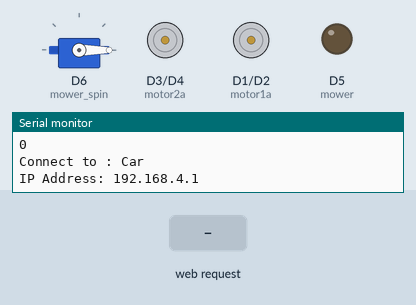
Recording of a sketch running on a simulated ESP8266 (NodeMCU). Shown: servo, motor-driver pin pairs drawn as motors (green arrow = first pin HIGH = forward, orange = second pin HIGH = backward, longer = more drive), output pins drawn as LEDs (lit = HIGH), the last lines printed to the serial monitor. Inputs (shaded band) come from the test bench.

Above: at 1.2 s.
1.3 s: HTTP request GET /go received
At 2.5 s:
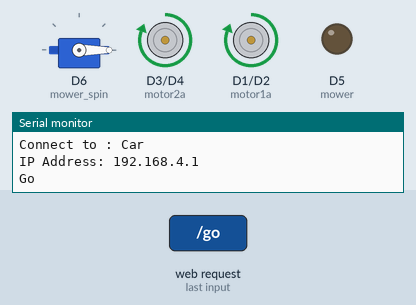
2.8 s: HTTP request GET /right received
At 3.7 s:
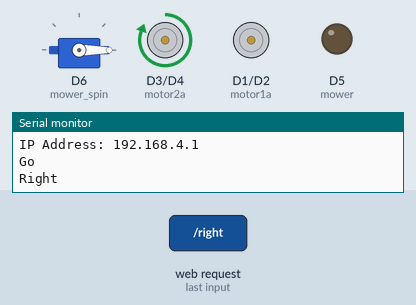
4.3 s: HTTP request GET /back received
At 4.9 s:
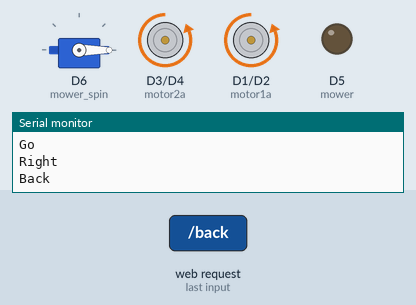
5.8 s: HTTP request GET /left received
At 7.0 s:
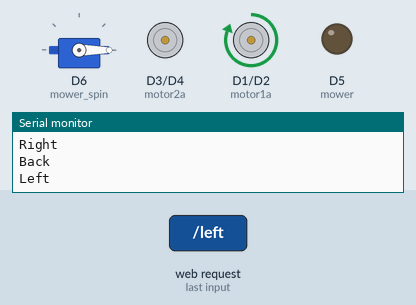
7.3 s: HTTP request GET /mower-open received
At 8.4 s:
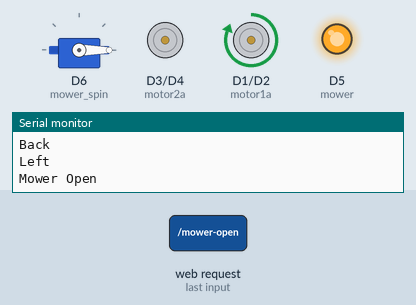
8.8 s: HTTP request GET /stop received
At 9.5 s:
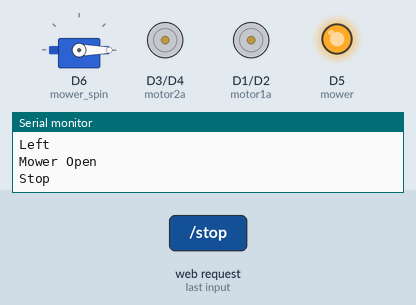
Timing chart, 0 to 11.3 s (numbered marks = the images above; inputs shaded):
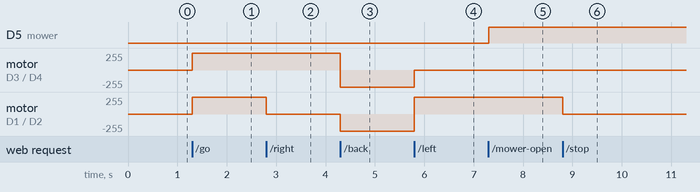

The sketch:

Cars.ino
```cpp
#include "ESP8266WiFi.h"
#include "ESPAsyncTCP.h"
#include "ESPAsyncWebServer.h"
#include <Servo.h>
Servo myservo; //ประกาศตัวแปรแทน Servo

const char *ssid = "Car";

AsyncWebServer server(80);

int motor1a = D1;
int motor1b = D2;
int motor2a = D3;
int motor2b = D4;
int mower = D5;
int mower_spin = D6;
int MOWER = 0;
int MOWER_SPIN = 0;

const char index_html[] PROGMEM = R"rawliteral(
  <html>
      <head>
          <meta name="viewport" content="width=device-width, initial-scale=1, maximum-scale=1, user-scalable=no;" />
          <style>
              * {
                  text-align: center;
                  -webkit-user-select: none;
                  -webkit-touch-callout: none;
                  -moz-user-select: none;
                  -ms-user-select: none;
                  user-select: none;
              }
              button {
                  width: 120px;
                  height: 120px;
                  font-size: 16px;
                  border-radius: 0px;
                  border: 1px solid #e1e1e1;
                  background-color: #a0fff2;
              }
              button:active {
                  background-color: red;
              }
          </style>
          <script>
              function getsend(action) {
                  var xhttp = new XMLHttpRequest();
                  xhttp.open("GET", action + "?" + new Date().getTime(), true);
                  xhttp.send();
              }
          </script>
      </head>
      <body>
          <p>
              <button onmousedown="getsend('go')" onmouseup="getsend('stop')" ontouchstart="getsend('go')" ontouchend="getsend('stop')">Go</button>
          </p>
          <p>
              <button onmousedown="getsend('left')" onmouseup="getsend('stop')" ontouchstart="getsend('left')" ontouchend="getsend('stop')">Left</button>
              <button style="visibility: hidden;">Stop</button>
              <button onmousedown="getsend('right')" onmouseup="getsend('stop')" ontouchstart="getsend('right')" ontouchend="getsend('stop')">Right</button>
          </p>
          <p>
              <button onmousedown="getsend('back')" onmouseup="getsend('stop')" ontouchstart="getsend('back')" ontouchend="getsend('stop')">Back</button>
          </p>
      </body>
  </html>
)rawliteral";

void setup() {
    Serial.begin(9600);
    Serial.println();

    // MOTOR ตัวที่ 1
    pinMode(motor1a, OUTPUT);
    pinMode(motor1b, OUTPUT);
    //pinMode(pwm1, OUTPUT);

    // MOTOR ตัวที่ 2
    pinMode(motor2a, OUTPUT);
    pinMode(motor2b, OUTPUT);
    //pinMode(pwm2, OUTPUT);

    // เครื่องตัดหญ้า
    pinMode(mower, OUTPUT);
    myservo.attach(mower_spin);

    SetMowerSpin();

    WiFi.mode(WIFI_AP);
    WiFi.softAP(ssid);
    Serial.print("Connect to : ");
    Serial.println(ssid);
    IPAddress apip = WiFi.softAPIP();
    Serial.print("IP Address: ");
    Serial.println(apip);

    server.on("/", HTTP_GET, [](AsyncWebServerRequest *request) {
        Serial.println("root");
        request->send(200, "text/html", index_html);
    });
    server.on("/connect", HTTP_GET, [](AsyncWebServerRequest *request) {
        Serial.println("connect");
        request->send(200, "text/plain", String(MOWER)+","+String(MOWER_SPIN));
    });
    server.on("/go", HTTP_GET, [](AsyncWebServerRequest *request) {
        Go();
        request->send(200, "text/plain", "go");
    });
    server.on("/right", HTTP_GET, [](AsyncWebServerRequest *request) {
        Right();
        request->send(200, "text/plain", "right");
    });
    server.on("/back", HTTP_GET, [](AsyncWebServerRequest *request) {
        Back();
        request->send(200, "text/plain", "back");
    });
    server.on("/left", HTTP_GET, [](AsyncWebServerRequest *request) {
        Left();
        request->send(200, "text/plain", "left");
    });
    server.on("/stop", HTTP_GET, [](AsyncWebServerRequest *request) {
        Stop();
        request->send(200, "text/plain", "stop");
    });
    server.on("/mower-open", HTTP_GET, [](AsyncWebServerRequest *request) {
        SetMower(1);
        request->send(200, "text/plain", "mower-open");
    });
    server.on("/mower-close", HTTP_GET, [](AsyncWebServerRequest *request) {
        SetMower(0);
        request->send(200, "text/plain", "mower-close");
    });
    server.on("/mower-spin", HTTP_GET, [](AsyncWebServerRequest *request) {
        if (request->hasParam("val")) {
            String val = request->getParam("val")->value();
            MOWER_SPIN = val.toInt();
            SetMowerSpin();
            request->send(200, "text/plain", String(MOWER_SPIN));
        } else {
            request->send(200, "text/plain", String(MOWER_SPIN));
        }
    });
    DefaultHeaders::Instance().addHeader("Access-Control-Allow-Origin", "*");
    server.begin();
}

void loop(){
}
void Go() {
    Serial.println("Go");
    digitalWrite(motor1a, HIGH);
    digitalWrite(motor1b, LOW);
    digitalWrite(motor2a, HIGH);
    digitalWrite(motor2b, LOW);
}

void Back() {
    Serial.println("Back");
    digitalWrite(motor1a, LOW);
    digitalWrite(motor1b, HIGH);
    digitalWrite(motor2a, LOW);
    digitalWrite(motor2b, HIGH);
}

void Left() {
    Serial.println("Left");
    digitalWrite(motor1a, HIGH);
    digitalWrite(motor1b, LOW);
    digitalWrite(motor2a, LOW);
    digitalWrite(motor2b, LOW);
}

void Right() {
    Serial.println("Right");
    digitalWrite(motor1a, LOW);
    digitalWrite(motor1b, LOW);
    digitalWrite(motor2a, HIGH);
    digitalWrite(motor2b, LOW);
}

void Stop() {
    Serial.println("Stop");
    digitalWrite(motor1a, LOW);
    digitalWrite(motor1b, LOW);
    digitalWrite(motor2a, LOW);
    digitalWrite(motor2b, LOW);
}
void SetMower(int v) {
    MOWER = v;
    if( v==1 ) {
        Serial.println("Mower Open");
        digitalWrite(mower, HIGH);
    } else {
        Serial.println("Mower Close");
        digitalWrite(mower, LOW);
    }
}
void SetMowerSpin() {
    Serial.println(MOWER_SPIN);
    myservo.write(MOWER_SPIN);
}
```

Measured:
- after the input at 1.3 s, motor on D3 (motor2a) / D4 (motor2b), motor on D1 (motor1a) / D2 (motor1b): stopped → forward 255/255 at once
- after the input at 2.8 s, motor on D1 (motor1a) / D2 (motor1b): forward 255/255 → stopped at once
- after the input at 4.3 s, motor on D3 (motor2a) / D4 (motor2b): forward 255/255 → backward 255/255 at once; motor on D1 (motor1a) / D2 (motor1b): stopped → backward 255/255 at once
- after the input at 5.8 s, motor on D3 (motor2a) / D4 (motor2b): backward 255/255 → stopped at once; motor on D1 (motor1a) / D2 (motor1b): backward 255/255 → forward 255/255 at once
- after the input at 7.3 s, D5 (mower): LOW → HIGH at once
- after the input at 8.8 s, motor on D1 (motor1a) / D2 (motor1b): forward 255/255 → stopped at once
